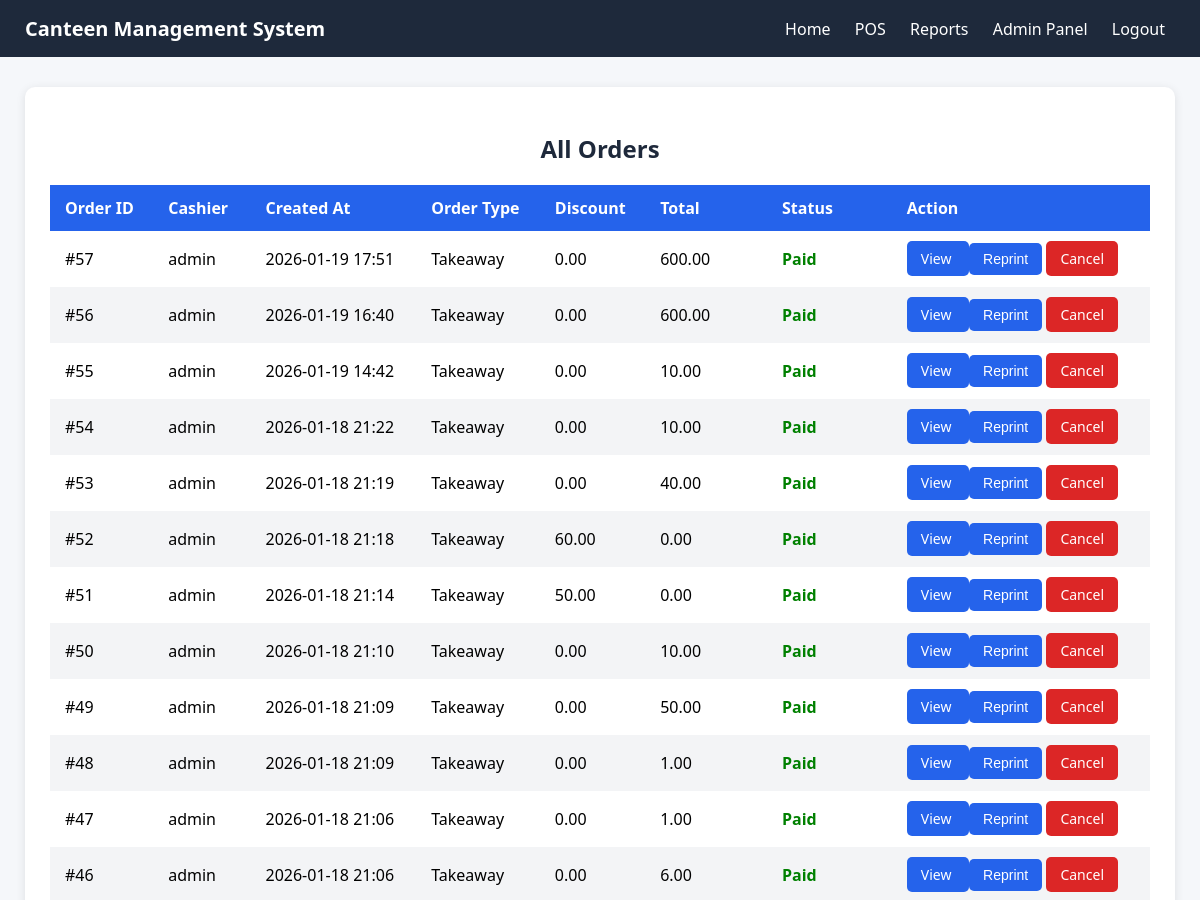
The page /orders/ (signed in, upper part) on the database as committed earlier.
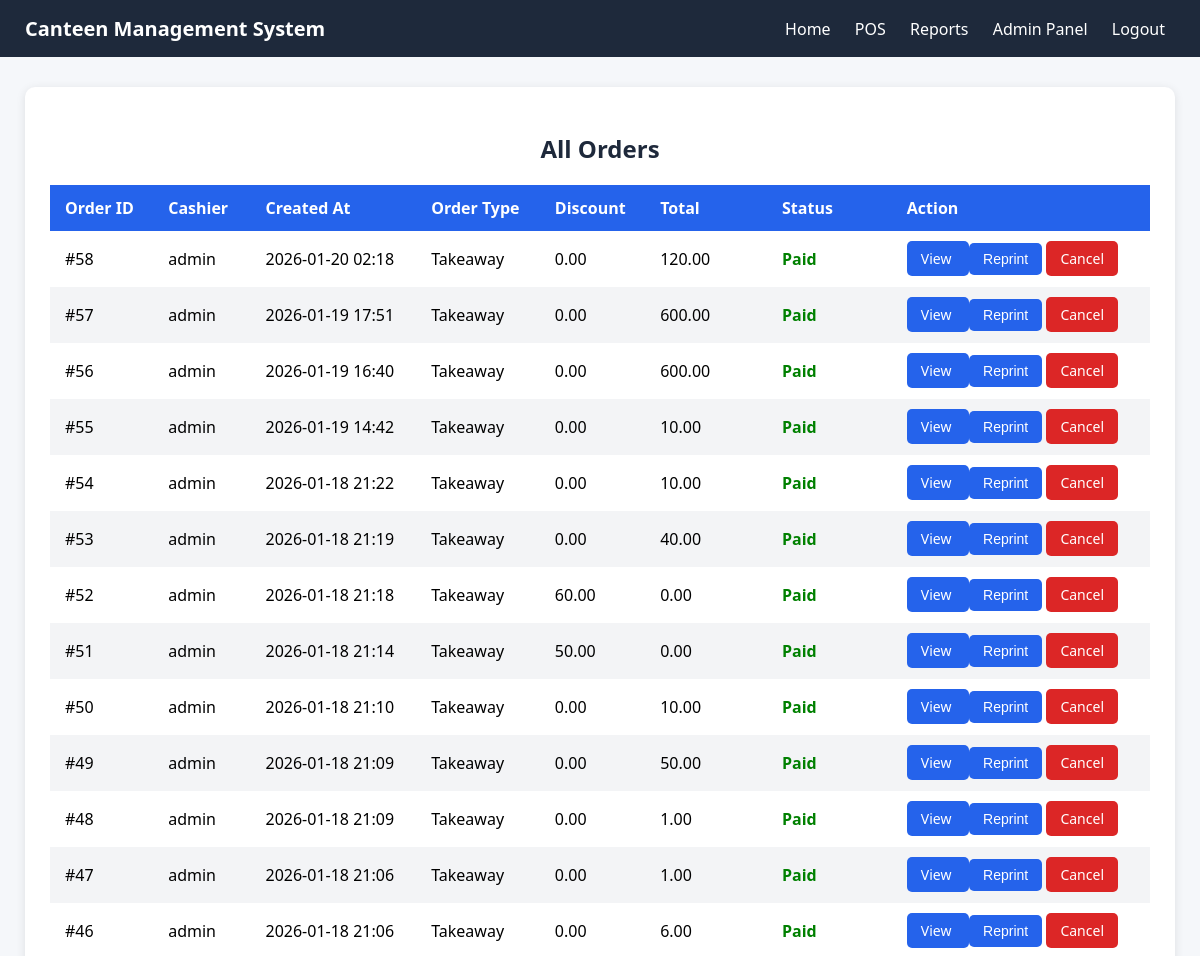
The same page on the database as committed later.
### canteen/models.py (models this page shows, shortened)
class Order(models.Model):
    created_at = models.DateTimeField(auto_now_add=True)
    cashier = models.ForeignKey(User, on_delete=models.SET_NULL, null=True, blank=True)
    order_type = models.CharField(max_length=20, choices=ORDER_TYPE_CHOICES, default='takeaway')
    discount_amount = models.DecimalField(max_digits=9, decimal_places=2, default=0)
    is_paid = models.BooleanField(default=False)
    cancelled = models.BooleanField(default=False)
    cancel_reason = models.TextField(blank=True)
    total_amount = models.DecimalField(max_digits=10, decimal_places=2, default=0)

### canteen/views.py (the view)
# urls.py: path('orders/', views.view_orders, name='view_orders'),
@login_required
def view_orders(request):
    orders = Order.objects.all().order_by('-created_at')
    return render(request, 'canteen/view_orders.html', {'orders': orders})

### canteen/templates/canteen/view_orders.html (shortened to what this page needs)
<!DOCTYPE html>
<html lang="en">
<head>
</head>
<body>
<header>
    <h1>Canteen Management System</h1>
    <nav>
        <a href="{% url 'canteen:index' %}">Home</a>
        <a href="{% url 'canteen:pos' %}">POS</a>
        <a href="{% url 'canteen:daily_sales' %}">Reports</a>
        <a href="/admin/">Admin Panel</a>
        <a href="{% url 'logout' %}">Logout</a>
    </nav>
</header>
<div class="container">
    <h2>All Orders</h2>
    <table>
        <thead>
            <tr>
                <th>Order ID</th>
                <th>Cashier</th>
                <th>Created At</th>
                <th>Order Type</th>
                <th>Discount</th>
                <th>Total</th>
                <th>Status</th>
                <th>Action</th>
            </tr>
        </thead>
        <tbody>
            {% for order in orders %}
            <tr>
                <td>#{{ order.id }}</td>
                <td>{{ order.cashier.username|default:"-" }}</td>
                <td>{{ order.created_at|date:"Y-m-d H:i" }}</td>
                <td>{{ order.get_order_type_display }}</td>
                <td>{{ order.discount_amount|default:"0.00" }}</td>
                <td>{{ order.total_amount }}</td>
                <td>
                    {% if order.is_paid %}
                        <span class="status-paid">Paid</span>
                    {% endif %}
                </td>
                <td>
  <a class="btn" href="{% url 'canteen:reprint_receipt' order.id %}" target="_blank">
    View
  </a>
  <button class="btn" onclick="window.open('{% url 'canteen:reprint_receipt' order.id %}', '_blank')">
    Reprint
  </button>
  {% if not order.cancelled %}
    <a class="btn" style="background:#dc2626;"
       href="{% url 'canteen:cancel_order' order.id %}">
       Cancel
    </a>
  {% else %}
    <span style="color:red;font-weight:bold;">Cancelled</span>
  {% endif %}
</td>
            </tr>
            {% empty %}
            <tr>
                <td colspan="8" style="text-align:center; color:#888;">No orders found.</td>
            </tr>
            {% endfor %}
        </tbody>
    </table>
</div>
</body>
</html>

Rows that differ between the two databases and show on the page:
added Order: id "58", cashier.username "admin", created_at "2026-01-20 02:18", order_type "Takeaway", discount_amount "0.00", total_amount "120.00", is_paid "Paid", cancelled "Cancel"
